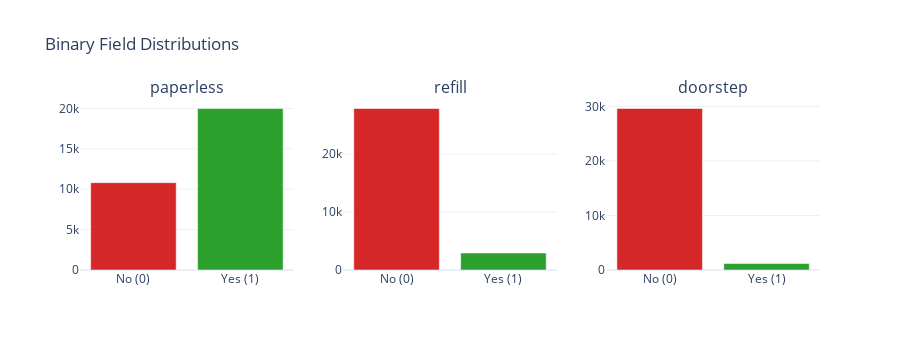

Here is the notebook cell this chart was saved with:
### Markdown cell above
## 3.10 Binary Field Validation

Binary fields should contain only 0 and 1 values. Any other values indicate data quality issues.

### Code cell
binary_cols = [name for name, col in findings.columns.items() 
               if col.inferred_type == ColumnType.BINARY
               and name not in TEMPORAL_METADATA_COLS]

print("=" * 60)
print("BINARY FIELD VALIDATION")
print("=" * 60)
print(f"\nDetected binary columns: {binary_cols}")

if binary_cols:
    binary_results = []
    for col in binary_cols:
        unique_vals = sorted(df[col].dropna().unique())
        is_valid = set(unique_vals).issubset({0, 1, 0.0, 1.0})
        count_0 = (df[col] == 0).sum()
        count_1 = (df[col] == 1).sum()
        total = count_0 + count_1
        
        binary_results.append({
            'column': col,
            'unique_values': unique_vals,
            'is_valid': is_valid,
            'count_0': count_0,
            'count_1': count_1,
            'pct_1': count_1 / total * 100 if total > 0 else 0
        })
        
        status = "✓" if is_valid else "⚠️"
        print(f"\n{status} {col}:")
        print(f"   Unique values: {unique_vals}")
        print(f"   0 (No): {count_0:,} ({count_0/total*100:.1f}%)")
        print(f"   1 (Yes): {count_1:,} ({count_1/total*100:.1f}%)")
        
        if not is_valid:
            invalid_vals = [v for v in unique_vals if v not in [0, 1, 0.0, 1.0]]
            print(f"   ⚠️ Invalid values found: {invalid_vals}")

    if len(binary_cols) <= 6:
        n_cols = len(binary_cols)
        fig = make_subplots(rows=1, cols=n_cols, subplot_titles=binary_cols)
        
        for i, col in enumerate(binary_cols, 1):
            counts = df[col].value_counts().sort_index()
            fig.add_trace(
                go.Bar(x=['No (0)', 'Yes (1)'], y=[counts.get(0, 0), counts.get(1, 0)],
                       marker_color=['#d62728', '#2ca02c'], showlegend=False),
                row=1, col=i
            )
        
        fig.update_layout(height=350, title_text="Binary Field Distributions",
                          template='plotly_white')
        display_figure(fig)
else:
    print("\nNo binary columns detected.")

### Figure 1 — Plotly figure (JSON) as saved in the notebook; plotly's stock layout.template omitted (floating-point values rounded to 4 significant figures)
{"data": [{"marker": {"color": ["#d62728", "#2ca02c"]}, "showlegend": false, "type": "bar", "x": ["No (0)", "Yes (1)"], "xaxis": "x", "y": [10810, 19991], "yaxis": "y"}, {"marker": {"color": ["#d62728", "#2ca02c"]}, "showlegend": false, "type": "bar", "x": ["No (0)", "Yes (1)"], "xaxis": "x2", "y": [27872, 2929], "yaxis": "y2"}, {"marker": {"color": ["#d62728", "#2ca02c"]}, "showlegend": false, "type": "bar", "x": ["No (0)", "Yes (1)"], "xaxis": "x3", "y": [29603, 1198], "yaxis": "y3"}], "layout": {"annotations": [{"font": {"size": 16}, "showarrow": false, "text": "paperless", "x": 0.1444, "xanchor": "center", "xref": "paper", "y": 1, "yanchor": "bottom", "yref": "paper"}, {"font": {"size": 16}, "showarrow": false, "text": "refill", "x": 0.5, "xanchor": "center", "xref": "paper", "y": 1, "yanchor": "bottom", "yref": "paper"}, {"font": {"size": 16}, "showarrow": false, "text": "doorstep", "x": 0.8556, "xanchor": "center", "xref": "paper", "y": 1, "yanchor": "bottom", "yref": "paper"}], "height": 350, "title": {"text": "Binary Field Distributions"}, "xaxis": {"anchor": "y", "domain": [0, 0.2889]}, "xaxis2": {"anchor": "y2", "domain": [0.3556, 0.6444]}, "xaxis3": {"anchor": "y3", "domain": [0.7111, 1]}, "yaxis": {"anchor": "x", "domain": [0, 1]}, "yaxis2": {"anchor": "x2", "domain": [0, 1]}, "yaxis3": {"anchor": "x3", "domain": [0, 1]}}}
